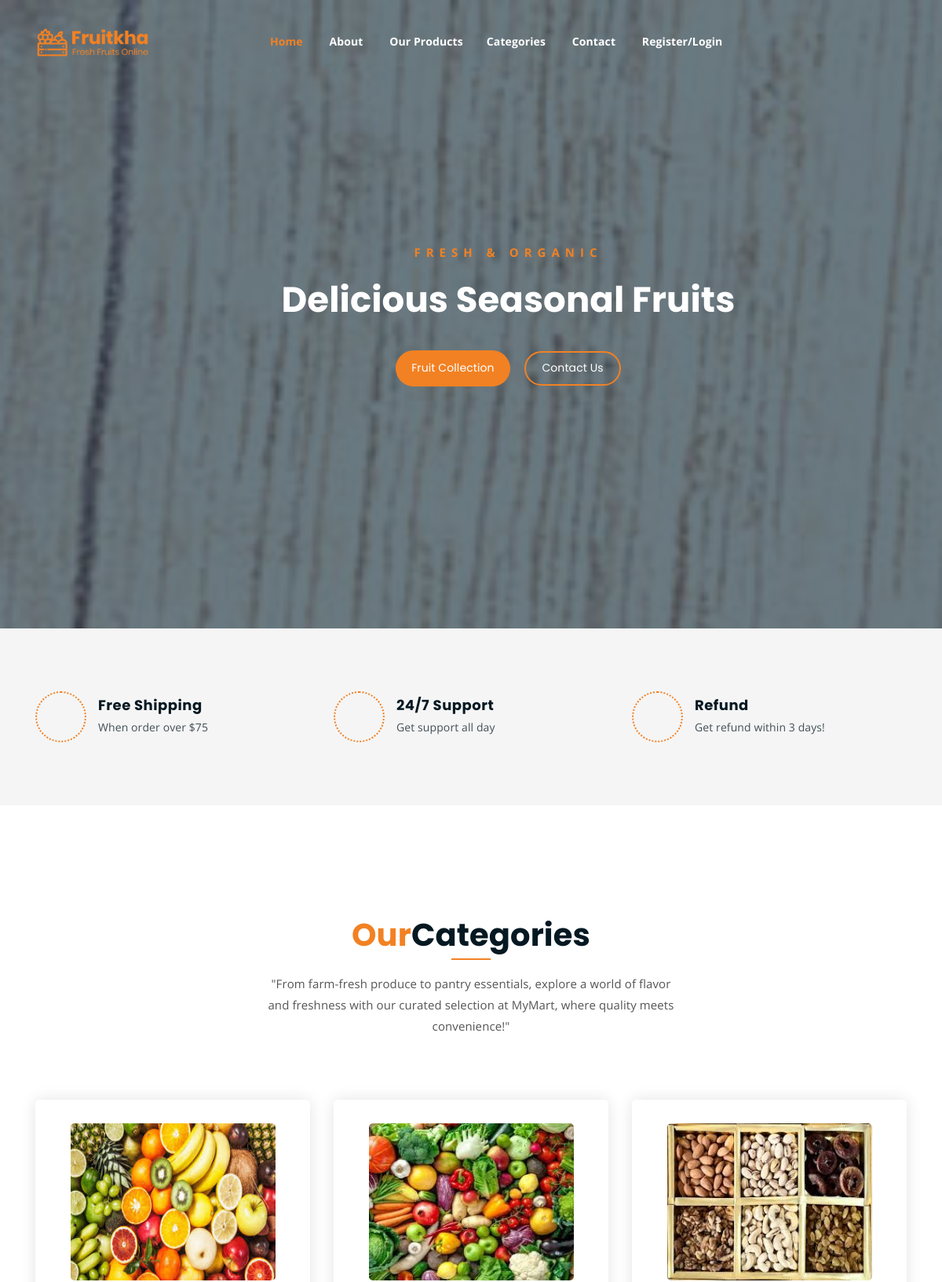
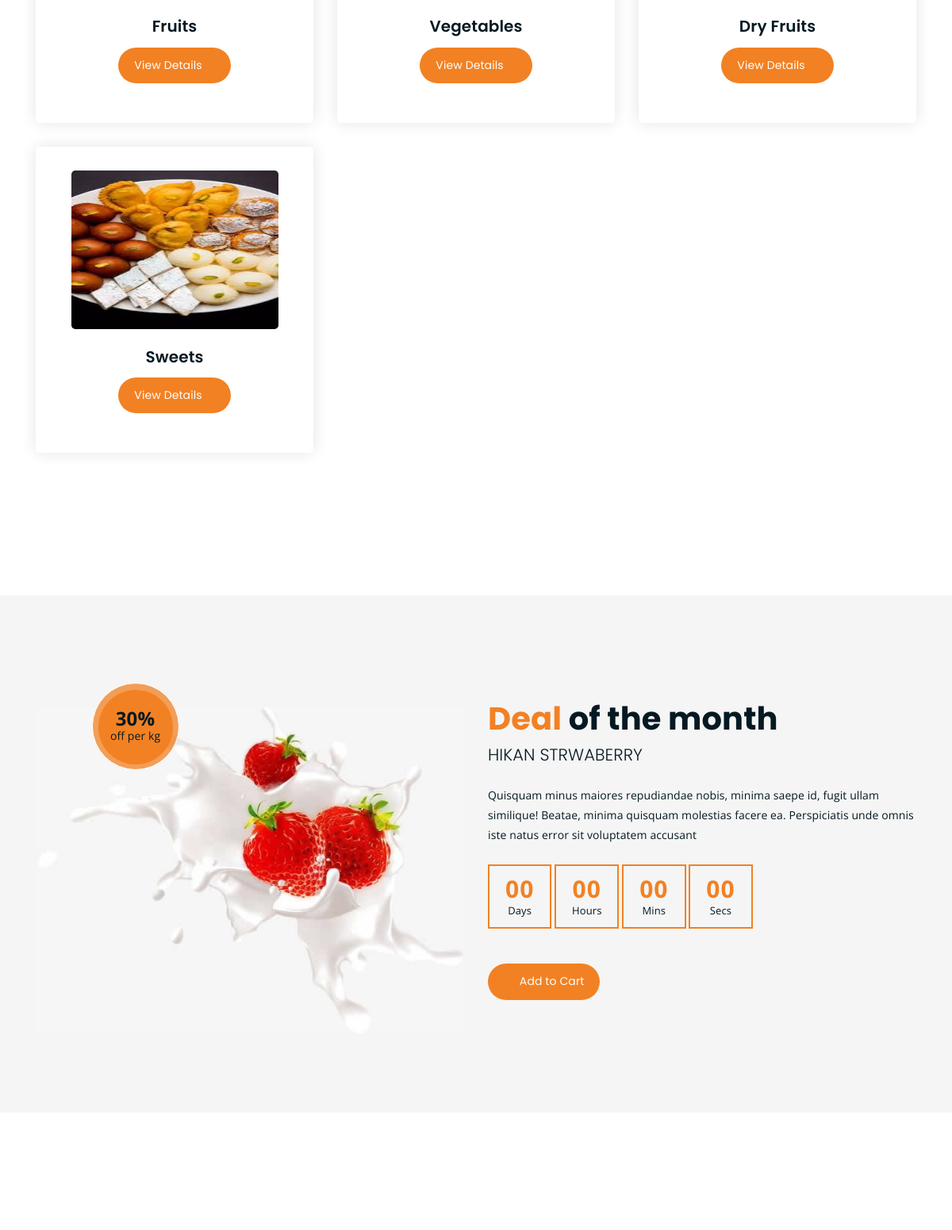
/Mymart/home/ (upper part), run on the app's committed database (2 pictures, top to bottom).
### Backend/models.py (models this page shows)
class categorydb(models.Model):
    CName=models.CharField(max_length=100,null=True,blank=True)
    CDesc=models.CharField(max_length=100,null=True,blank=True)
    CImage=models.ImageField(upload_to="Category Images",null=True,blank=True)

### webapp/views.py (the view)
# urls.py: path('home/',views.homepage,name="home"),
def homepage(request):
    cat=categorydb.objects.all()
    return render(request,"home.html",{'cat':cat})

### webapp/templates/home.html (shortened to what this page needs)
<!DOCTYPE html>
{% load static %}
<html lang="en" xmlns="http://www.w3.org/1999/html">
<head>
	<link rel="stylesheet" href="{% static 'assets/css/all.min.css' %}">
	<link rel="stylesheet" href="{% static 'assets/bootstrap/css/bootstrap.min.css' %}">
	<link rel="stylesheet" href="{% static 'assets/css/owl.carousel.css' %}">
	<link rel="stylesheet" href="{% static 'assets/css/magnific-popup.css' %}">
	<link rel="stylesheet" href="{% static 'assets/css/animate.css' %}">
	<link rel="stylesheet" href="{% static 'assets/css/meanmenu.min.css' %}">
	<link rel="stylesheet" href="{% static 'assets/css/main.css' %}">
	<link rel="stylesheet" href="{% static 'assets/css/responsive.css' %}">
</head>
<body>
	<div class="top-header-area" id="sticker">
		<div class="container">
			<div class="row">
				<div class="col-lg-12 col-sm-12 text-center">
					<div class="main-menu-wrap">
						<div class="site-logo">
							<a href="index.html">
								<img src="{% static 'assets/img/logo.png' %}" alt="">
							</a>
						</div>
						<nav class="main-menu">
							<ul>
								<li class="current-list-item"><a href="{% url 'home' %}">Home</a>
								</li>
								<li><a href="{% url 'about' %}">About</a></li>
								<li><a href="{% url 'our_products' %}">Our Products</a>
								<li><a href="#">Categories</a>
								</li>
								</li>
								<li><a href="{% url 'contactpage' %}">Contact</a></li>
								<li>
									{% if request.session.Username %}
									<a href="{% url 'user_logout' %}">Welcome {{request.session.Username}} /Logout</a>
								</li>
								{% else %}
								<li><a href="{% url 'register' %}">Register/Login</a></li>
   								{% endif %}
								<li>
									<div class="header-icons">
										<a class="shopping-cart" href="{% url 'cart_page' %}"><i class="fas fa-shopping-cart"></i></a>
										<a class="mobile-hide search-bar-icon" href="#"><i class="fas fa-search"></i></a>
									</div>
								</li>
							</ul>
						</nav>
					</div>
				</div>
			</div>
		</div>
	</div>
	<div class="hero-area hero-bg">
		<div class="container">
			<div class="row">
				<div class="col-lg-9 offset-lg-2 text-center">
					<div class="hero-text">
						<div class="hero-text-tablecell">
							<p class="subtitle">Fresh & Organic</p>
							<h1>Delicious Seasonal Fruits</h1>
							<div class="hero-btns">
								<a href="#" class="boxed-btn">Fruit Collection</a>
								<a href="{% url 'contactpage' %}" class="bordered-btn">Contact Us</a>
							</div>
						</div>
					</div>
				</div>
			</div>
		</div>
	</div>
	<div class="list-section pt-80 pb-80">
		<div class="container">
			<div class="row">
				<div class="col-lg-4 col-md-6 mb-4 mb-lg-0">
					<div class="list-box d-flex align-items-center">
						<div class="list-icon">
							<i class="fas fa-shipping-fast"></i>
						</div>
						<div class="content">
							<h3>Free Shipping</h3>
							<p>When order over $75</p>
						</div>
					</div>
				</div>
				<div class="col-lg-4 col-md-6 mb-4 mb-lg-0">
					<div class="list-box d-flex align-items-center">
						<div class="list-icon">
							<i class="fas fa-phone-volume"></i>
						</div>
						<div class="content">
							<h3>24/7 Support</h3>
							<p>Get support all day</p>
						</div>
					</div>
				</div>
				<div class="col-lg-4 col-md-6">
					<div class="list-box d-flex justify-content-start align-items-center">
						<div class="list-icon">
							<i class="fas fa-sync"></i>
						</div>
						<div class="content">
							<h3>Refund</h3>
							<p>Get refund within 3 days!</p>
						</div>
					</div>
				</div>
			</div>
		</div>
	</div>
	<div class="product-section mt-150 mb-150">
		<div class="container">
			<div class="row">
				<div class="col-lg-8 offset-lg-2 text-center">
					<div class="section-title">
						<h3><span class="orange-text">Our</span>Categories</h3>
						<p>"From farm-fresh produce to pantry essentials, explore a world of flavor and freshness with our curated selection at MyMart, where quality meets convenience!"</p>
					</div>
				</div>
			</div>
			<div class="row">
				{% for d in cat %}
				<div class="col-lg-4 col-md-6 text-center">
					<div class="single-product-item">
						<div class="product-image">
							<a href="single-product.html"><img src="{{d.CImage.url}}" alt="" height="200px"></a>
						</div>
						<h3>{{d.CName}}</h3>
						<a href="{% url 'products_filtered' cat_name=d.CName %}" class="cart-btn">View Details<i class="fas fa-shopping-cart"></i> </a>
					</div>
				</div>
				{% endfor %}
			</div>
		</div>
	</div>
	<section class="cart-banner pt-100 pb-100">
    	<div class="container">
        	<div class="row clearfix">
            	<div class="image-column col-lg-6">
                	<div class="image">
                    	<div class="price-box">
                        	<div class="inner-price">
                                <span class="price">
                                    <strong>30%</strong> <br> off per kg
                                </span>
                            </div>
                        </div>
                    	<img src="{% static 'assets/img/a.jpg' %}" alt="">
                    </div>
                </div>
                <div class="content-column col-lg-6">
					<h3><span class="orange-text">Deal</span> of the month</h3>
                    <h4>Hikan Strwaberry</h4>
                    <div class="text">Quisquam minus maiores repudiandae nobis, minima saepe id, fugit ullam similique! Beatae, minima quisquam molestias facere ea. Perspiciatis unde omnis iste natus error sit voluptatem accusant</div>
                    <div class="time-counter"><div class="time-countdown clearfix" data-countdown="2020/2/01"></div></div>
                	<a href="cart.html" class="cart-btn mt-3"><i class="fas fa-shopping-cart"></i> Add to Cart</a>
                </div>
            </div>
        </div>
    </section>
</body>
</html>

### webapp/static/assets/css/responsive.css (style rules this page uses)
@media only screen and (min-width: 992px) and (max-width: 1200px) { .hero-text h1 { font-size: 45px; } }

### data on the page
categorydb: CImage (picture), CName "Fruits"
categorydb: CImage (picture), CName "Vegetables"
categorydb: CImage (picture), CName "Dry Fruits"
categorydb: CImage (picture), CName "Sweets"
